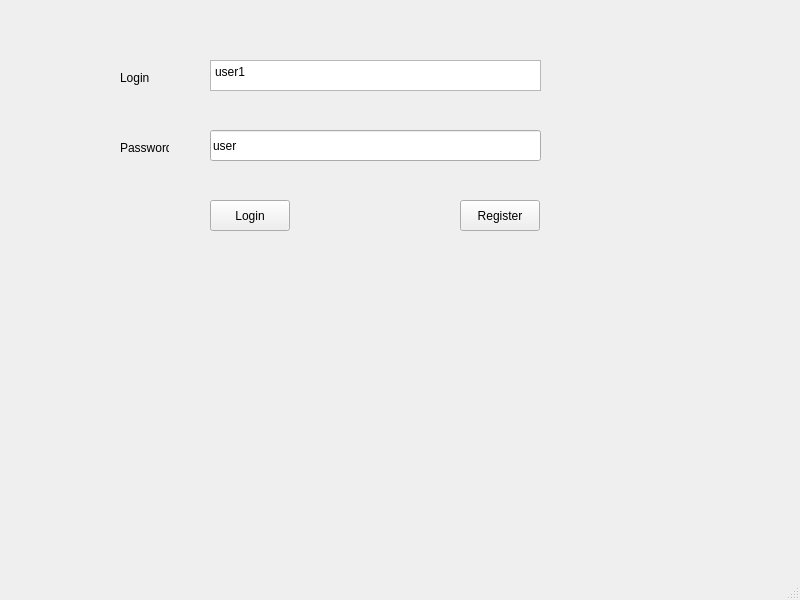
<?xml version="1.0" encoding="UTF-8"?>
<ui version="4.0">
 <class>MainWindow</class>
 <widget class="QMainWindow" name="MainWindow">
  <property name="geometry">
   <rect>
    <x>0</x>
    <y>0</y>
    <width>800</width>
    <height>600</height>
   </rect>
  </property>
  <property name="windowTitle">
   <string>MainWindow</string>
  </property>
  <widget class="QWidget" name="centralwidget">
   <widget class="QPushButton" name="SendB">
    <property name="geometry">
     <rect>
      <x>210</x>
      <y>200</y>
      <width>80</width>
      <height>31</height>
     </rect>
    </property>
    <property name="text">
     <string>Login</string>
    </property>
   </widget>
   <widget class="QPlainTextEdit" name="LoginTB">
    <property name="geometry">
     <rect>
      <x>210</x>
      <y>60</y>
      <width>331</width>
      <height>31</height>
     </rect>
    </property>
    <property name="plainText">
     <string>user1</string>
    </property>
   </widget>
   <widget class="QLabel" name="label">
    <property name="geometry">
     <rect>
      <x>120</x>
      <y>70</y>
      <width>49</width>
      <height>16</height>
     </rect>
    </property>
    <property name="text">
     <string>Login</string>
    </property>
   </widget>
   <widget class="QLabel" name="label_2">
    <property name="geometry">
     <rect>
      <x>120</x>
      <y>140</y>
      <width>49</width>
      <height>16</height>
     </rect>
    </property>
    <property name="text">
     <string>Password</string>
    </property>
   </widget>
   <widget class="QPushButton" name="SendB_2">
    <property name="geometry">
     <rect>
      <x>460</x>
      <y>200</y>
      <width>80</width>
      <height>31</height>
     </rect>
    </property>
    <property name="text">
     <string>Register</string>
    </property>
   </widget>
   <widget class="QLineEdit" name="PasswordTB">
    <property name="geometry">
     <rect>
      <x>210</x>
      <y>130</y>
      <width>331</width>
      <height>31</height>
     </rect>
    </property>
    <property name="text">
     <string>user</string>
    </property>
   </widget>
  </widget>
  <widget class="QMenuBar" name="menubar">
   <property name="geometry">
    <rect>
     <x>0</x>
     <y>0</y>
     <width>800</width>
     <height>21</height>
    </rect>
   </property>
  </widget>
  <widget class="QStatusBar" name="statusbar"/>
 </widget>
 <resources/>
 <connections/>
</ui>
